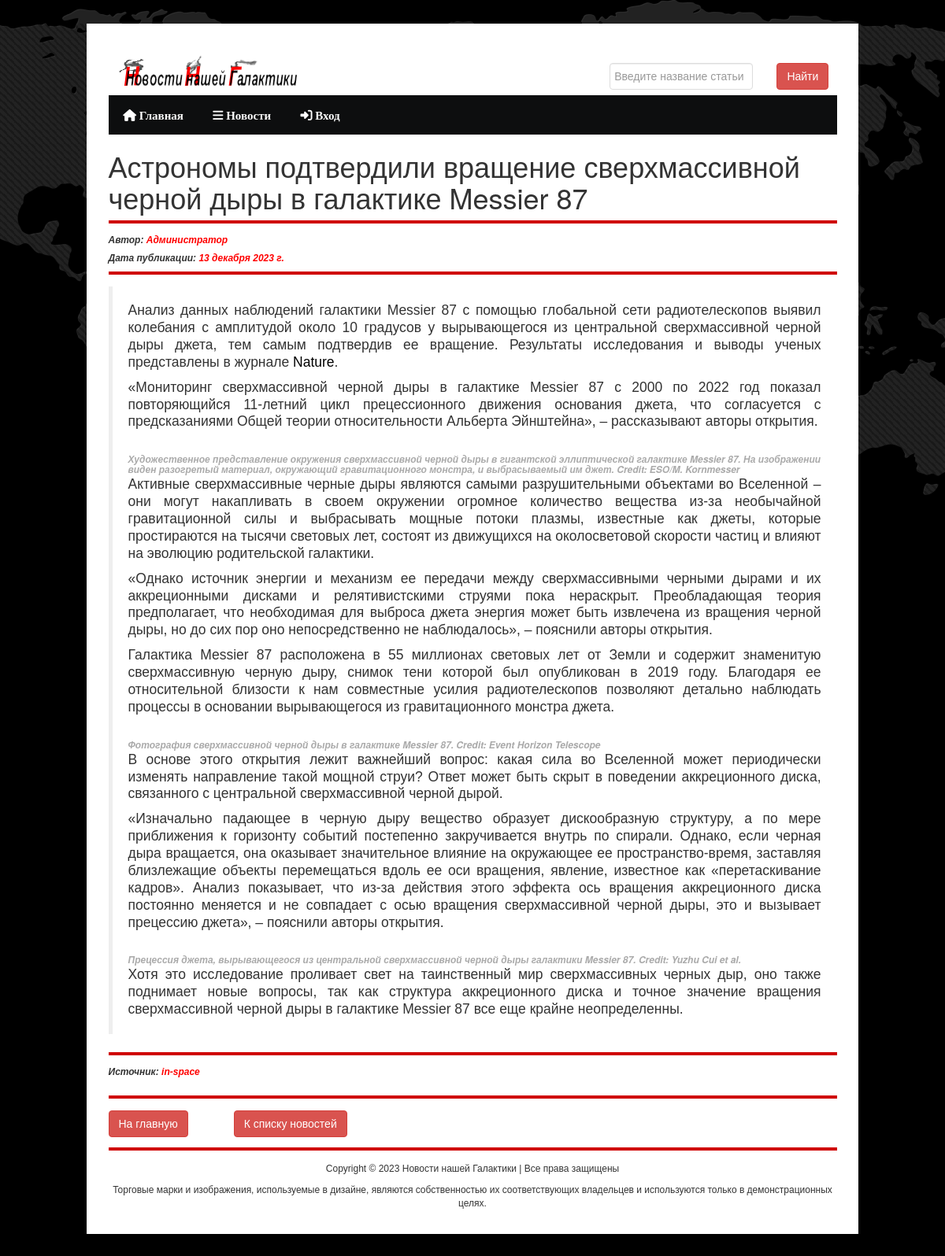
Screenshot of /news/8 with the database file from the repository.
### news/models.py (models this page shows, shortened)
class Article(models.Model):
    categories = (('A', 'Астрономия'),
                  ('K', 'Космонавтика'),
                  ('AF', 'Астрофизика'),
                  ('G', 'Геология'))
    author = models.ForeignKey(User, on_delete=models.SET_NULL, null=True, verbose_name='Автор')
    title = models.CharField('Название новости', max_length=150, default='', null=False)
    anouncement = models.TextField('Аннотация', max_length=1250, null=False)
    source = models.URLField('Источник', null=True)
    sourcename = models.CharField('Название источника', max_length=150, null=False)
    text = RichTextField('Текст новости', null=False)
    date = models.DateTimeField('Дата публикации', auto_created=True)
    categories = models.CharField(choices=categories, max_length=20, verbose_name='Категории')
    tags = models.ManyToManyField(to=Tag, blank=True)
    status = models.BooleanField(default=False, verbose_name='Опубликовано')
    objects = models.Manager()
    published = PublishedManager()
    class Meta:
        ordering = ['title','date']
        verbose_name = 'Новость'
        verbose_name_plural = 'Новости'

### users/models.py (models this page shows, shortened)
class Account(models.Model):
    gender_choices = (('М', 'Мужской'),
                      ('Ж', 'Женский'),
                      ('N/A', 'Не определен'))
    user = models.OneToOneField(User, on_delete=models.CASCADE,
                                primary_key=True, verbose_name='Пользователь')
    nickname = models.CharField(max_length=100, verbose_name='Имя автора (псевдоним)')
    birthdate = models.DateField(null=True, verbose_name='День рождения')
    gender = models.CharField(choices=gender_choices, max_length=20, verbose_name='Пол', null=True)
    account_image = models.ImageField(default='default.jpg',
                                      upload_to='account_images', verbose_name='Фото аккаунта')
    class Meta:
        ordering = ['user','gender']
        verbose_name = 'Аккаунт'
        verbose_name_plural = 'Аккаунты'

### news/views.py (the view)
# urls.py: path('<int:pk>', views.ArticleDetailView.as_view(), name='news_detail'),
class ArticleDetailView(ViewCountMixin, DetailView):
    model = Article
    template_name = 'news/news_detail.html'
    context_object_name = 'news'
    def get_context_data(self, **kwargs):
        context = super().get_context_data(**kwargs)
        current_object = self.object
        images = Image.objects.filter(article=current_object)
        context['images'] = images
        return context

### news/utils.py (called while the page is built)
def get_client_ip(request):
    x_forwrded_for = request.META.get('HTTP_X_FORWARDED_FOR')
    if x_forwrded_for:
        ip = x_forwrded_for.split(',')[0]
    else:
        ip = request.META.get('REMOTE_ADDR')
    return ip

    def get_object(self):
        obj = super().get_object()
        ip_address = get_client_ip(self.request)
        ViewCount.objects.get_or_create(article=obj, ip_address=ip_address)
        return obj

### news/templates/news/news_detail.html (shortened to what this page needs)
<!DOCTYPE html PUBLIC "-//W3C//DTD XHTML 1.0 Transitional//EN"
        "http://www.w3.org/TR/xhtml1/DTD/xhtml1-transitional.dtd">
{% load static %}
{% load bootstrap5 %}
<html xmlns="http://www.w3.org/1999/xhtml">
<html lang="ru">
<head>
    {%bootstrap_css%}
    <link rel="stylesheet" type="text/css" href="{% static 'main/' %}assets/font/font-awesome.min.css"/>
    <link rel="stylesheet" type="text/css" href="{% static 'main/' %}assets/font/font.css"/>
    <link rel="stylesheet" type="text/css" href="{% static 'main/' %}assets/css/bootstrap.min.css" media="screen"/>
    <link rel="stylesheet" type="text/css" href="{% static 'main/' %}assets/css/style.css" media="screen"/>
    <link rel="stylesheet" type="text/css" href="{% static 'main/' %}assets/css/responsive.css" media="screen"/>
    <link rel="stylesheet" type="text/css" href="{% static 'main/' %}assets/css/jquery.bxslider.css" media="screen"/>
</head>
<body>
<div class="body_wrapper">
    <div class="center">
        {% block header %} {% include 'main/header.html' %} {% endblock %}
        <h1>{{ news.title }}</h1>
        <h6 class="title"></h6>
        <div class="row">
            <div class="col-lg-8">
                <p><strong><i>Автор: <font color="red">{{ news.author.account.nickname }}</font></i></strong></p>
                <p><strong><i>Дата публикации: <font color="red">{{ news.date.date }}</font></i></strong></p>
            </div>
        </div>
        <h6 class="title"></h6>
        <blockquote class="blockquote">
            <p align="justify">{{ news.text|safe }}</p>
        </blockquote>
        <br>
        <h6 class="title"></h6>
        <p><strong><i>Источник: <a href="{{ news.source }}" target="_blank"><font color="red">{{ news.sourcename }}</a></font></i></strong></p><br>
        <h6 class="title"></h6>
        <div class="row">
            <div class="col-lg-2">
                <a class="btn btn-danger" href="{% url 'home' %}">На главную</a>
            </div>
            <div class="col-lg-2">
                <a class="btn btn-danger" href="{% url 'news_index' %}">К списку новостей</a>
            </div>
        </div>
        <br>
        <h6 class="title"></h6>
        {% block footer %} {% include 'main/footer.html' %} {% endblock %}
    </div>
</div>
<link rel="stylesheet" href="https://ajax.googleapis.com/ajax/libs/jqueryui/1.11.4/themes/smoothness/jquery-ui.css">
</body>
</html>

### static/main/assets/css/style.css (style rules this page uses)
* { margin:0; padding:0 }
body { font-family:Arial; font-size:12px; line-height:13px; background:url("images/site_bg.png") top center no-repeat fixed #000 }
a { color:#000; text-decoration:none }
input[type=submit] h1, h2, h4, h5, h6 { font-weight:normal; margin:0 0 15px }
h3 { color:#202021; font-size:12px; font-weight:bold; margin-bottom:2px; line-height:13px }
.center { width:980px; display:block; margin:0 auto; padding:20px; background:#fff; transition:all 1.3s ease 0s; -moz-transition:all 1.3s ease 0s; -webkit-transition:all 1.3s ease 0s; -o-transition:all 1.3s ease 0s; -ms-transition:all 1.3s ease 0s }
div { overflow:hidden }
.body_wrapper { background:url("images/body_bg.png") repeat; margin-top:30px; margin-bottom:30px }
.title { border-bottom:4px solid #CF0000; font-family:'bebasregular'; font-size:20px; word-spacing:2px }

### rows the page displays
Article: title "Астрономы подтвердили вращение сверхмассивной черной дыры в галактике Messier 87", author.account.nickname "Администратор", date "13 декабря 2023 г.", text "Анализ данных наблюдений галактики Messier 87 с помощью глобальной сети радиотелескопов выявил колебания с амплитудой около 10 градусов у вырывающегося из центральной сверхмассивной черной дыры джета, тем самым подтвердив ее вращение. Результаты исследования и выводы ученых представлены в журнале Nature . «Мониторинг сверхмассивной черной дыры в галактике Messier 87 с 2000 по 2022 год показал повторяющийся 11-летний цикл прецессионного движения основания джета, что согласуется с предсказаниями Общей теории относительности Альберта Эйнштейна», – рассказывают авторы открытия. Художественное представление окружения сверхмассивной черной дыры в гигантской эллиптической галактике Messier 87. На…", sourcename "in-space"
